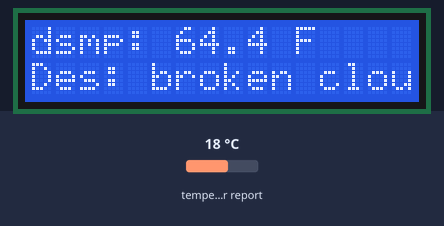
Bench run of a program on a simulated ESP8266 board running MicroPython. On the bench: 16×2 character LCD. The inputs (shaded band) are chosen by the test bench; at power-on: temperature in the web weather report 18 °C. WiFi joins after 1.5 s; requests to the public web service named in the program get a made-up reply in its usual format after 0.4 s (London, UTC, broken clouds, 64 % humidity, 1013 hPa unless stated); what the program prints to the serial console is not drawn.

Above: at 2.8 s.

The program:

main.py
```python
from time import sleep_ms, ticks_ms
from machine import I2C, Pin
from esp8266_i2c_lcd import I2cLcd
import network
import time
import urequests
import ujson

# connect to wifi first to be able and call API
SSID = 'yourssid'
PASSWORD = 'yourpassword!'
API_KEY = 'yourapikey'
CITY = 'Los Angeles'

# The PCF8574 has a jumper selectable address: 0x20 - 0x27
DEFAULT_I2C_ADDR = 0x27
i2c = I2C(0, scl=Pin(12), sda=Pin(11), freq=100000)
lcd = I2cLcd(i2c, DEFAULT_I2C_ADDR, 2, 16)

def connect_to_wifi():
    # create a WLAN station interface
    wlan = network.WLAN(network.STA_IF)
    wlan.active(True)

    # connect to the wifi network
    wlan.connect(SSID, PASSWORD)
    print("Connecting to Wi-Fi")

    # wait for connection
    while not wlan.isconnected():
        print("Trying to connect to Wi-Fi")
        time.sleep(1)
        print("\nConnected to Wi-Fi")
    print("IP Address:", wlan.ifconfig()[0])

def fetch_weather():
    city_encoded = CITY.replace(" ", "%20") # take away the space or else the link will be invalid, unlike using normal python
    url = f'http://api.openweathermap.org/data/2.5/weather?appid={API_KEY}&q={city_encoded}&units=imperial'

    try:
        response = urequests.get(url)

        # Print the raw response for debugging
        print("Raw response:", response.text)

        if response.status_code != 200:
            print(f"Error: Received status code {response.status_code}")
            print("Response content:", response.text)
            return None, None

        data = response.json()
        response.close()

        # Extract relevant data
        temp = data['main']['temp']
        weather_description = data['weather'][0]['description']

        return temp, weather_description

    except ValueError as e:
        print("Error: Invalid JSON response")
        print("Exception:", e)
        return None, None
    except Exception as e:
        print("Error fetching weather data:", e)
        return None, None

# display the weather data on the LCD
def display_weather(temp, description):
    lcd.clear()
    time.sleep(0.1)  # Short delay after clearing the LCD

    # Write temperature to the first line
    lcd.putstr("Temp: {:.1f} F".format(temp))
    time.sleep(0.1)  # Short delay between writes

    # Write description to the second line
    lcd.putstr("\nDes: {}".format(description))

    # Optional: Delay before the next update to give time to read the display
    time.sleep(2)

def test_main():
    """Test function for verifying basic functionality."""
    print("Running test_main")
    i2c = I2C(0, scl=Pin(12), sda=Pin(11), freq=100000)
    lcd = I2cLcd(i2c, DEFAULT_I2C_ADDR, 2, 16)
    lcd.putstr("Hello World!")
    sleep_ms(3000)

def main():
    connect_to_wifi()

    while True:
        try:
            temp, description = fetch_weather()
            display_weather(temp, description)
            time.sleep(600) # Update every 10 mins
        except Exception as e:
            print("Error:", e)
            lcd.clear()
            lcd.putstr("Error fetching\nweather data")
            time.sleep(60) # wait for 1 min before retrying

if __name__ == "__main__":
    main()
```
